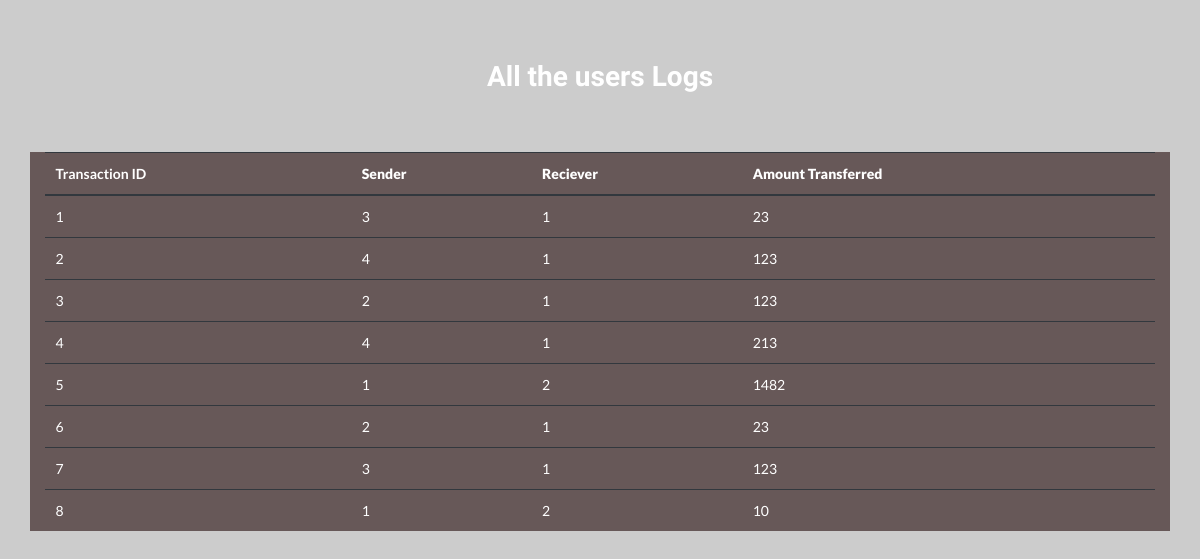
Page /logs on the earlier database version.
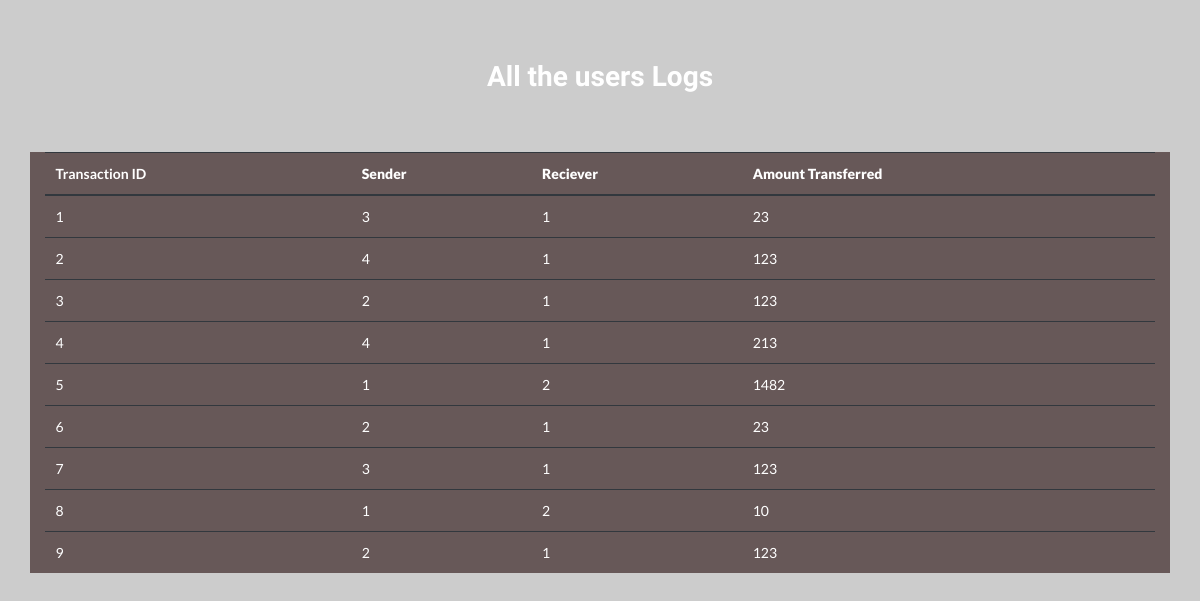
Same page on the later database version.
### tables this page shows
CREATE TABLE LOGS (  TRANSACTION_ID integer primary key AUTOINCREMENT, Sender number  , Reciever number ,credit_number number ,foreign key(Sender) references Users(uid),foreign key(Reciever) references Users(uid));

### Sparks/__init__.py (the view)
@app.route('/logs')
def logs():
   con=sql.connect('Database.db')
   cur=con.cursor()
   log=cur.execute('Select * from logs').fetchall()
   return render_template('Logs.html',user_logs=log)

### Sparks/Templates/Logs.html (shortened to what this page needs)
<!doctype html>
<html lang="en">
  <head>
    <link rel="stylesheet" href="https://stackpath.bootstrapcdn.com/bootstrap/4.1.3/css/bootstrap.min.css">
    <link rel="stylesheet" href="https://cdn.jsdelivr.net/npm/semantic-ui@2.4.2/dist/semantic.min.css">
    <h1 style="text-align: center;margin-top: 2%  ; padding:1%;color: white;font-family: 'Shadows Into Light', cursive;">All the users Logs</i></h1>
  </head>
  <body>
    <div class="container" style="margin-top: 4%; position: relative;background-color: rgba(78, 59, 59, 0.795);">
        <table class=" table table-boderless table-dark" style="background-color: rgba(143, 138, 138, 0);">
            <thead>
              <tr>
                <th scope="col">Transaction ID</th>
                <th scope="col"><b>Sender</b></th>
                <th scope="col"><b>Reciever</b></th>
                <th scope="col"><b>Amount Transferred</b></th>
              </tr>
            </thead>
            <tbody>
              {% for log in user_logs %}
              <tr>
                <td>{{log[0]}}</td>
                <td>{{log[1]}}</td>
                <td>{{log[2]}}</td>
                <td>{{log[3]}}</td>
              </tr>
              {% endfor %}
            </tbody>
          </table>
    </div>
  </body>
</html>

### Sparks/Templates/Logs.html (style rules this page uses)
head { margin-top: 2%; }
body { background-image: url("https://wallpapercave.com/wp/wp2757874.gif"); background-color: #cccccc; background-position:center; width: 100%; height: auto; padding: 2%; }

Differences in the rows shown:
added LOGS: TRANSACTION_ID "9", Sender "2", Reciever "1", credit_number "123"
